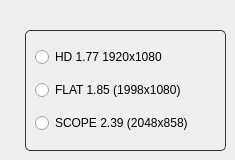
    <widget class="QWidget" name="tab_3">
     <attribute name="title">
      <string>Render Format</string>
     </attribute>
     <widget class="QWidget" name="formLayoutWidget">
      <property name="geometry">
       <rect>
        <x>35</x>
        <y>40</y>
        <width>181</width>
        <height>101</height>
       </rect>
      </property>
      <layout class="QVBoxLayout" name="verticalLayout">
       <item>
        <widget class="QRadioButton" name="hdFormat">
         <property name="sizePolicy">
          <sizepolicy hsizetype="Expanding" vsizetype="Fixed">
           <horstretch>0</horstretch>
           <verstretch>0</verstretch>
          </sizepolicy>
         </property>
         <property name="text">
          <string>HD 1.77 1920x1080</string>
         </property>
         <property name="autoExclusive">
          <bool>true</bool>
         </property>
        </widget>
       </item>
       <item>
        <widget class="QRadioButton" name="flatFormat">
         <property name="sizePolicy">
          <sizepolicy hsizetype="Expanding" vsizetype="Fixed">
           <horstretch>0</horstretch>
           <verstretch>0</verstretch>
          </sizepolicy>
         </property>
         <property name="text">
          <string>FLAT 1.85 (1998x1080)</string>
         </property>
         <property name="autoExclusive">
          <bool>true</bool>
         </property>
        </widget>
       </item>
       <item>
        <widget class="QRadioButton" name="scopeFormat">
         <property name="sizePolicy">
          <sizepolicy hsizetype="Expanding" vsizetype="Fixed">
           <horstretch>0</horstretch>
           <verstretch>0</verstretch>
          </sizepolicy>
         </property>
         <property name="text">
          <string>SCOPE 2.39 (2048x858)</string>
         </property>
         <property name="autoExclusive">
          <bool>true</bool>
         </property>
        </widget>
       </item>
      </layout>
     </widget>
     <widget class="QFrame" name="frame_5">
      <property name="geometry">
       <rect>
        <x>25</x>
        <y>30</y>
        <width>201</width>
        <height>121</height>
       </rect>
      </property>
      <property name="styleSheet">
       <string notr="true">border: 1px solid  rgb(53, 53, 53);border-radius: 5px;</string>
      </property>
      <property name="frameShape">
       <enum>QFrame::StyledPanel</enum>
      </property>
      <property name="frameShadow">
       <enum>QFrame::Raised</enum>
      </property>
     </widget>
     <zorder>frame_5</zorder>
     <zorder>formLayoutWidget</zorder>
    </widget>
